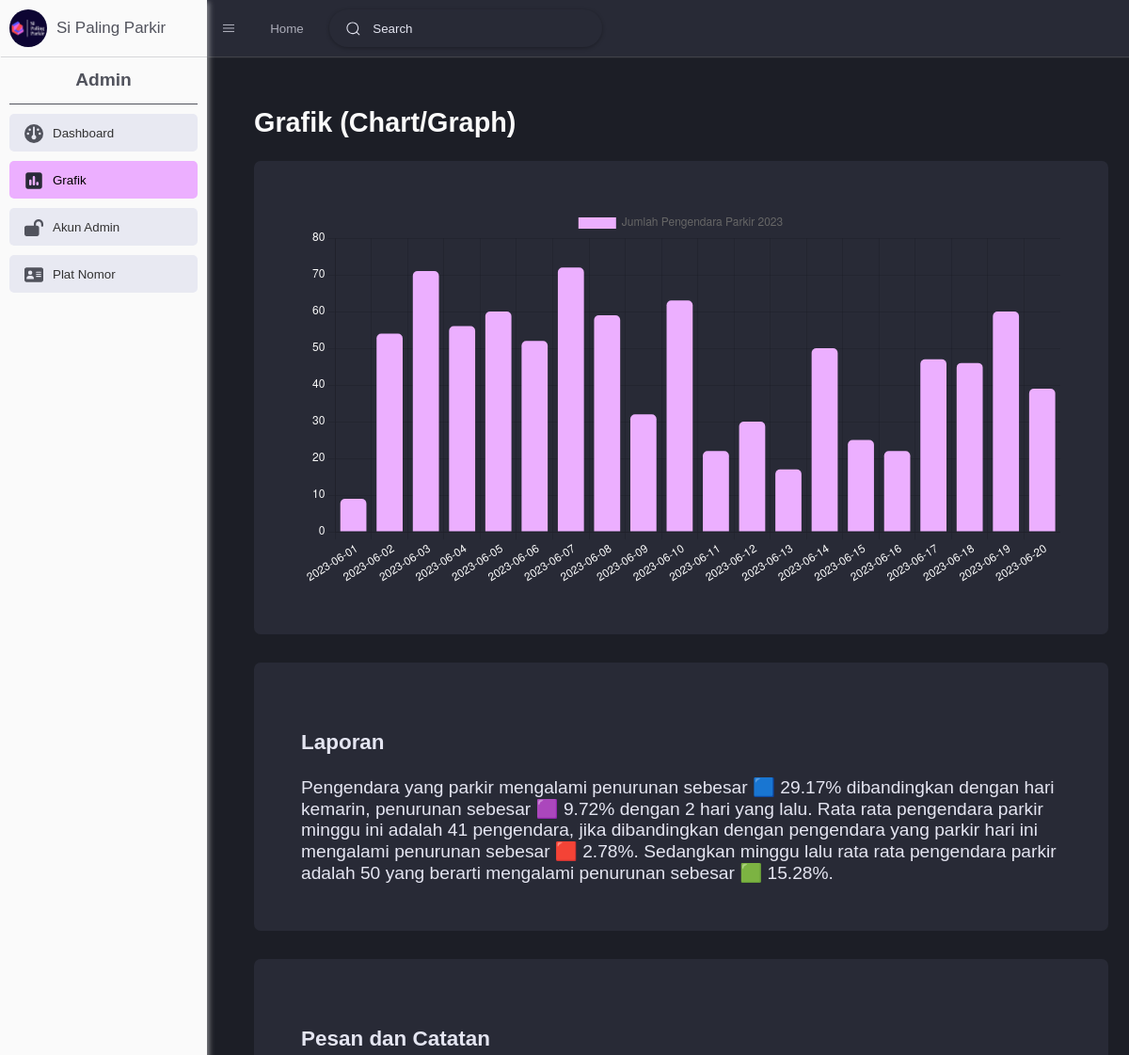
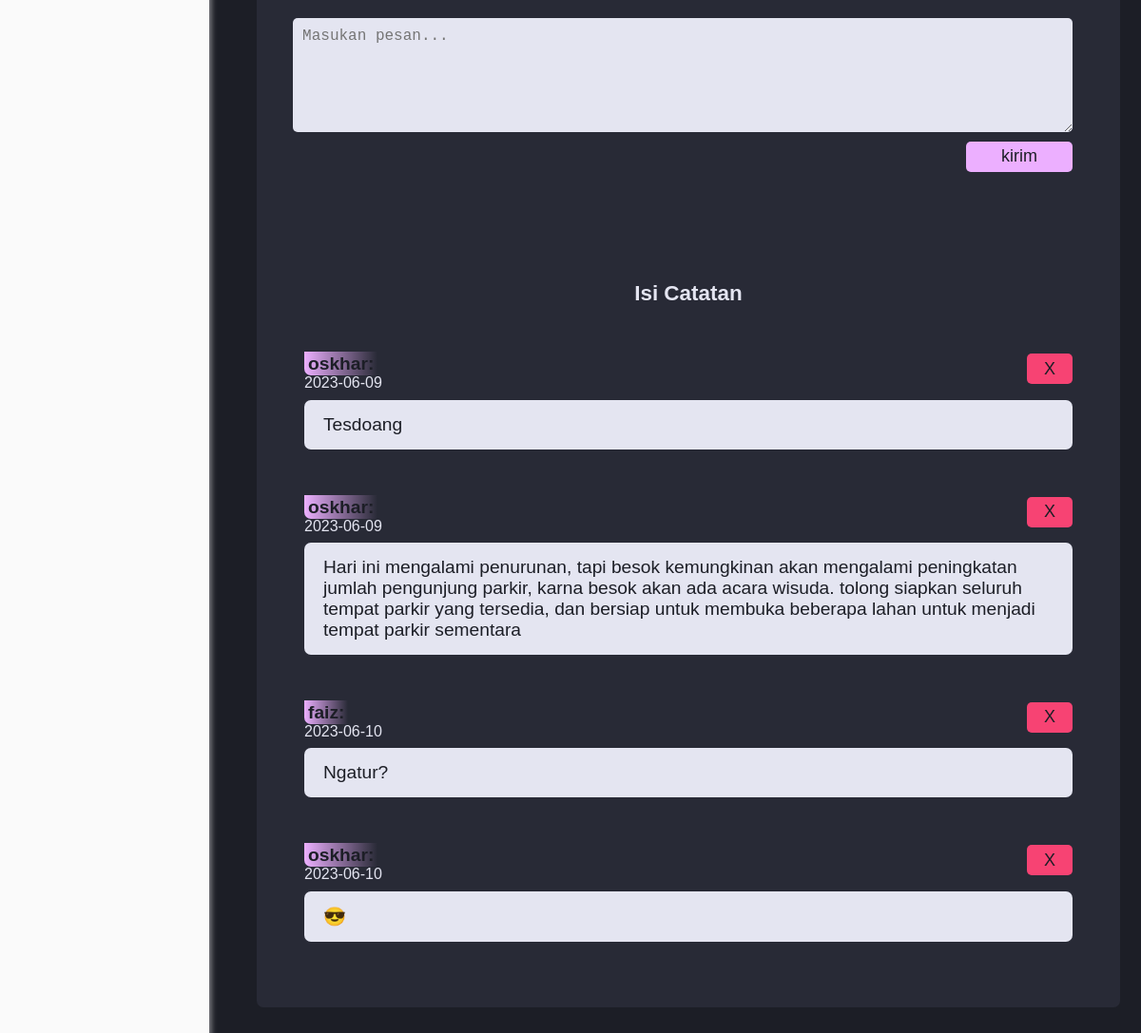
The app's page /bundle.php?page=grafik (signed in) with its own data (2 pictures, top to bottom).
### tables this page shows
CREATE TABLE `komentar` (
  `id` int(11) NOT NULL,
  `tanggal` varchar(100) NOT NULL,
  `username` varchar(100) NOT NULL,
  `pesan` text NOT NULL
);

### controller/grafik.php (called while the page is built, shortened)
<?php
try {
    $data_grafik = array(
        "label" => [],
        "data" => []
    );
    $result = mysqli_query($conn, "SELECT tanggal,jumlah FROM data_parkir");
    while ($data = mysqli_fetch_assoc($result)) {
        array_push($data_grafik['data'], $data['jumlah']);
    }
    $data_saat_ini = $data_grafik['data'][count($data_grafik['data'])-1];
    $data_kemarin = $data_grafik['data'][count($data_grafik['data'])-2];
    $kemarin = array(
        "persen" => number_format(abs((($data_saat_ini - $data_kemarin)/72)*100), 2),
        "kata" => $data_saat_ini > $data_kemarin ? "peningkatan" : "penurunan"
    );
    $data_kemarin_lusa = $data_grafik['data'][count($data_grafik['data'])-3];
    $kemarin_lusa = array(
        "persen" => number_format(abs((($data_saat_ini - $data_kemarin_lusa)/72)*100), 2),
        "kata" => $data_saat_ini > $data_kemarin_lusa ? "peningkatan" : "penurunan"
    );
    $rata_minggu = 0;
    for ($i=1; $i <= 7; $i++) {
        $rata_minggu += $data_grafik['data'][count($data_grafik['data'])-$i];
    }
    $rata_minggu = number_format($rata_minggu/7, 0);
    $minggu_ini = array(
        "persen" => number_format(abs((($data_saat_ini - $rata_minggu)/72)*100), 2),
        "kata" => $data_saat_ini > $rata_minggu ? "peningkatan" : "penurunan"
    );
    $rata_minggu_lalu = 0;
    for ($i=8; $i <= 15; $i++) {
        $rata_minggu_lalu += $data_grafik['data'][count($data_grafik['data'])-$i];
    }
    $rata_minggu_lalu = number_format($rata_minggu_lalu/7, 0);
    $minggu_lalu = array(
        "persen" => number_format(abs((($data_saat_ini - $rata_minggu_lalu)/72)*100), 2),
        "kata" => $data_saat_ini > $rata_minggu_lalu ? "peningkatan" : "penurunan"
    );
    $sql = "SELECT * FROM komentar";
    $result = mysqli_query($conn, $sql);
} catch (\Throwable $er) {
    echo (" (grafik.php) pesan: " . $er);
}
?>

### admin/grafik.php (the view, shortened to what this page needs)
<link rel="stylesheet" href="style/grafik.css">
<h1>Grafik (Chart/Graph)</h1>
<div id="isi_grafik">
    <div>
        <div class="grafik">
            <?php
                include "widget/chart_bar.php";
            ?>
        </div>
        <div id="penjelasan">
            <h3>Laporan</h3>
            Pengendara yang parkir mengalami <?= $kemarin["kata"] ?> sebesar 🟦 <?= $kemarin["persen"] ?>% dibandingkan dengan hari kemarin, <?= $kemarin_lusa["kata"] ?> sebesar 🟪 <?= $kemarin_lusa["persen"] ?>% dengan 2 hari yang lalu. Rata rata pengendara parkir minggu ini adalah <?= $rata_minggu ?> pengendara, jika dibandingkan dengan pengendara yang parkir hari ini mengalami <?= $minggu_ini["kata"] ?> sebesar 🟥 <?= $minggu_ini["persen"] ?>%. Sedangkan minggu lalu rata rata pengendara parkir adalah <?= $rata_minggu_lalu ?> yang berarti mengalami <?= $minggu_lalu["kata"] ?> sebesar 🟩 <?= $minggu_lalu["persen"] ?>%.
        </div>
        <div id="komen">
            <form method="post">
                <h3>Pesan dan Catatan</h3>
                <textarea name="komen" placeholder="Masukan pesan..." required></textarea>
                <button type="submit" value="kirim">kirim</button>
            </form>
            <h3 id="judul">Isi Catatan</h3>
            <?php while($data = mysqli_fetch_assoc($result)): ?>
                <div>
                    <b><?= $data['username'] ?>:</b><br>
                    <sup><?= $data['tanggal'] ?></sup>
                    <p><?= $data['pesan'] ?></p>
                    <a href="?page=grafik&id_hapus=<?= $data['id'] ?>"><button id="hapus">X</button></a>
                </div>
            <?php endwhile; ?>
        </div>
    </div>
                <?php
                    include "widget/chart_donat.php";
                ?>
                <?php
                    include "widget/chart_donat.php";
                ?>
                <?php
                    include "widget/chart_donat.php";
                ?>
                <?php
                    include "widget/chart_donat.php";
                ?>
</div>

### style/bundle.css (style rules this page uses)
body { height: 100%; width: 100%; overflow-x: hidden; overflow-y: auto; background-color: var(--w2); margin: 0; font-family: Arial, Helvetica, sans-serif; font-size: 1.2rem; }
a { color: var(--w5); text-decoration: none; cursor: pointer; }
h1 { color: var(--w1); }

### style/grafik.css (style rules this page uses)
#isi_grafik { display: grid; grid-template-columns: 70% auto; column-gap: 30px; }
.grafik { position: relative; padding: 50px; background-color: var(--w3); border-radius: 7px; }
#isi_grafik #penjelasan { position: relative; background-color: var(--w3); margin-top: 30px; color: var(--w4); padding: 50px; border-radius: 7px; }
#komen { position: relative; background-color: var(--w3); min-height: 200px; margin-top: 30px; border-radius: 7px; padding: 50px; }
#komen h3 { color: var(--w4); }
#komen textarea { width: 99%; height: 100px; position: relative; float: right; background-color: var(--w4); border: none; border-radius: 5px; font-size: 16px; padding: 10px; color: var(--w2); }
#komen button { float: right; width: 7rem; height: 2rem; font-size: 18px; border: none; background-color: var(--w5); color: var(--w2); border-radius: 5px; margin-top: 10px; cursor: pointer; }
#komen #judul { position: relative; margin-top: 300px; width: 100%; text-align: center; }
#komen div { position: relative; margin-top: 50px; }
#komen b { background: linear-gradient(to right, var(--w5), transparent); border-bottom-left-radius: 7px; padding: 2px; padding-inline: 4px; color: var(--w2); }
#komen p { margin-top: 0; background: var(--w4); padding: 15px; color: var(--w2); border-radius: 7px; padding-inline: 20px; }
#komen sup { color: var(--w4); }
#komen #hapus { position: absolute; right: 0; top: 0; background-color: var(--danger); width: 3rem; margin-top: 0; }

### widget/warna.php (style rules this page uses)
:root { --w1: #fafafa; --w2: #1c1e26; --w3: #282A36; --w4: #E4E5F1; --w5: #ECAFFF; --darktable: #22242e; --selected: #c072d7; --shadow: rgba(255, 255, 255, 0.5); --danger: #f74373; --warning: #d2a100; --sucess: #23a943; }

### records on screen
komentar: username "oskhar", tanggal "2023-06-09", pesan "Tesdoang"
komentar: username "oskhar", tanggal "2023-06-09", pesan "Hari ini mengalami penurunan, tapi besok kemungkinan akan mengalami peningkatan jumlah pengunjung parkir, karna besok akan ada acara wisuda. tolong siapkan seluruh tempat parkir yang tersedia, dan bersiap untuk membuka beberapa lahan untuk menjadi tempat parkir sementara"
komentar: username "faiz", tanggal "2023-06-10", pesan "Ngatur?"
komentar: username "oskhar", tanggal "2023-06-10", pesan "😎"

### other values on screen
$kemarin["kata"] "penurunan"
$kemarin["persen"] "29.17"
$kemarin_lusa["kata"] "penurunan"
$kemarin_lusa["persen"] "9.72"
$rata_minggu "41"
$minggu_ini["kata"] "penurunan"
$minggu_ini["persen"] "2.78"
$rata_minggu_lalu "50"
$minggu_lalu["kata"] "penurunan"
$minggu_lalu["persen"] "15.28"
chart data {{ json_encode($data_bar["judul"]) }} "Jumlah Pengendara Parkir 2023"
